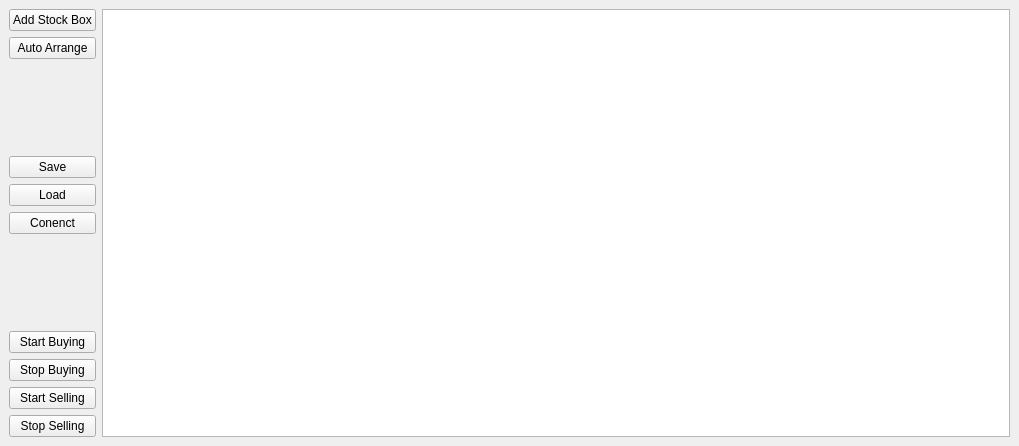
<?xml version="1.0" encoding="UTF-8"?>
<ui version="4.0">
 <class>MainWindow</class>
 <widget class="QMainWindow" name="MainWindow">
  <property name="geometry">
   <rect>
    <x>0</x>
    <y>0</y>
    <width>1019</width>
    <height>446</height>
   </rect>
  </property>
  <property name="windowTitle">
   <string>MainWindow</string>
  </property>
  <widget class="QWidget" name="centralwidget">
   <layout class="QHBoxLayout" name="horizontalLayout">
    <item>
     <layout class="QVBoxLayout" name="verticalLayout">
      <item>
       <widget class="QPushButton" name="addStockBoxButton">
        <property name="text">
         <string>Add Stock Box</string>
        </property>
       </widget>
      </item>
      <item>
       <widget class="QPushButton" name="autoArrangeButton">
        <property name="text">
         <string>Auto Arrange</string>
        </property>
       </widget>
      </item>
      <item>
       <spacer name="verticalSpacer">
        <property name="orientation">
         <enum>Qt::Vertical</enum>
        </property>
        <property name="sizeHint" stdset="0">
         <size>
          <width>20</width>
          <height>40</height>
         </size>
        </property>
       </spacer>
      </item>
      <item>
       <widget class="QPushButton" name="saveButton">
        <property name="text">
         <string>Save</string>
        </property>
       </widget>
      </item>
      <item>
       <widget class="QPushButton" name="loadButton">
        <property name="text">
         <string>Load</string>
        </property>
       </widget>
      </item>
      <item>
       <widget class="QPushButton" name="connectButton">
        <property name="text">
         <string>Conenct</string>
        </property>
       </widget>
      </item>
      <item>
       <spacer name="verticalSpacer_2">
        <property name="orientation">
         <enum>Qt::Vertical</enum>
        </property>
        <property name="sizeHint" stdset="0">
         <size>
          <width>20</width>
          <height>40</height>
         </size>
        </property>
       </spacer>
      </item>
      <item>
       <widget class="QPushButton" name="startBuyingButton">
        <property name="text">
         <string>Start Buying</string>
        </property>
       </widget>
      </item>
      <item>
       <widget class="QPushButton" name="stopBuyingButton">
        <property name="text">
         <string>Stop Buying</string>
        </property>
       </widget>
      </item>
      <item>
       <widget class="QPushButton" name="startSellingButton">
        <property name="text">
         <string>Start Selling</string>
        </property>
       </widget>
      </item>
      <item>
       <widget class="QPushButton" name="stopSellingButton">
        <property name="text">
         <string>Stop Selling</string>
        </property>
       </widget>
      </item>
     </layout>
    </item>
    <item>
     <widget class="QTableView" name="orderTableView"/>
    </item>
   </layout>
  </widget>
 </widget>
 <resources/>
 <connections/>
</ui>
